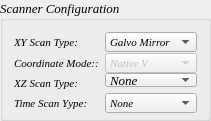
       <widget class="QGroupBox" name="ScannerConfiguration">
        <property name="minimumSize">
         <size>
          <width>0</width>
          <height>120</height>
         </size>
        </property>
        <property name="maximumSize">
         <size>
          <width>231</width>
          <height>121</height>
         </size>
        </property>
        <property name="font">
         <font>
          <family>Times New Roman</family>
          <pointsize>10</pointsize>
          <italic>true</italic>
         </font>
        </property>
        <property name="title">
         <string>Scanner Configuration</string>
        </property>
        <layout class="QGridLayout" name="gridLayout_2">
         <item row="1" column="0">
          <widget class="QLabel" name="label_4">
           <property name="minimumSize">
            <size>
             <width>0</width>
             <height>20</height>
            </size>
           </property>
           <property name="font">
            <font>
             <family>Times New Roman</family>
             <pointsize>8</pointsize>
             <italic>true</italic>
            </font>
           </property>
           <property name="text">
            <string>Coordinate Mode::</string>
           </property>
          </widget>
         </item>
         <item row="0" column="0">
          <widget class="QLabel" name="label_3">
           <property name="minimumSize">
            <size>
             <width>0</width>
             <height>20</height>
            </size>
           </property>
           <property name="font">
            <font>
             <family>Times New Roman</family>
             <pointsize>8</pointsize>
             <italic>true</italic>
            </font>
           </property>
           <property name="text">
            <string>XY Scan Type:</string>
           </property>
          </widget>
         </item>
         <item row="1" column="1">
          <widget class="QComboBox" name="cBcoordinateMode">
           <property name="enabled">
            <bool>false</bool>
           </property>
           <property name="minimumSize">
            <size>
             <width>0</width>
             <height>20</height>
            </size>
           </property>
           <property name="font">
            <font>
             <family>Times New Roman</family>
             <pointsize>8</pointsize>
             <italic>true</italic>
            </font>
           </property>
           <item>
            <property name="text">
             <string>Native V</string>
            </property>
           </item>
           <item>
            <property name="text">
             <string>Physical µm</string>
            </property>
           </item>
          </widget>
         </item>
         <item row="0" column="1">
          <widget class="QComboBox" name="cBScanType">
           <property name="minimumSize">
            <size>
             <width>0</width>
             <height>20</height>
            </size>
           </property>
           <property name="font">
            <font>
             <family>Times New Roman</family>
             <pointsize>8</pointsize>
             <italic>true</italic>
            </font>
           </property>
           <item>
            <property name="text">
             <string>Galvo Mirror</string>
            </property>
           </item>
           <item>
            <property name="text">
             <string>Piezo Stage</string>
            </property>
           </item>
          </widget>
         </item>
         <item row="2" column="0">
          <widget class="QLabel" name="label_7">
           <property name="minimumSize">
            <size>
             <width>0</width>
             <height>20</height>
            </size>
           </property>
           <property name="font">
            <font>
             <family>Times New Roman</family>
             <pointsize>8</pointsize>
             <italic>true</italic>
            </font>
           </property>
           <property name="text">
            <string>XZ Scan Type:</string>
           </property>
          </widget>
         </item>
         <item row="3" column="0">
          <widget class="QLabel" name="label_12">
           <property name="minimumSize">
            <size>
             <width>0</width>
             <height>20</height>
            </size>
           </property>
           <property name="font">
            <font>
             <family>Times New Roman</family>
             <pointsize>8</pointsize>
             <italic>true</italic>
            </font>
           </property>
           <property name="text">
            <string>Time Scan Yype:</string>
           </property>
          </widget>
         </item>
         <item row="3" column="1">
          <widget class="QComboBox" name="cBTimeScanType">
           <property name="minimumSize">
            <size>
             <width>0</width>
             <height>20</height>
            </size>
           </property>
           <property name="font">
            <font>
             <family>Times New Roman</family>
             <pointsize>8</pointsize>
             <weight>50</weight>
             <italic>true</italic>
             <bold>false</bold>
            </font>
           </property>
           <item>
            <property name="text">
             <string>None</string>
            </property>
           </item>
           <item>
            <property name="text">
             <string>Lifetime</string>
            </property>
           </item>
           <item>
            <property name="text">
             <string>Thermal</string>
            </property>
           </item>
          </widget>
         </item>
         <item row="2" column="1">
          <widget class="QComboBox" name="cBXZScanType">
           <item>
            <property name="text">
             <string>None</string>
            </property>
           </item>
           <item>
            <property name="text">
             <string>XZ</string>
            </property>
           </item>
           <item>
            <property name="text">
             <string>3D Stack</string>
            </property>
           </item>
          </widget>
         </item>
        </layout>
       </widget>
